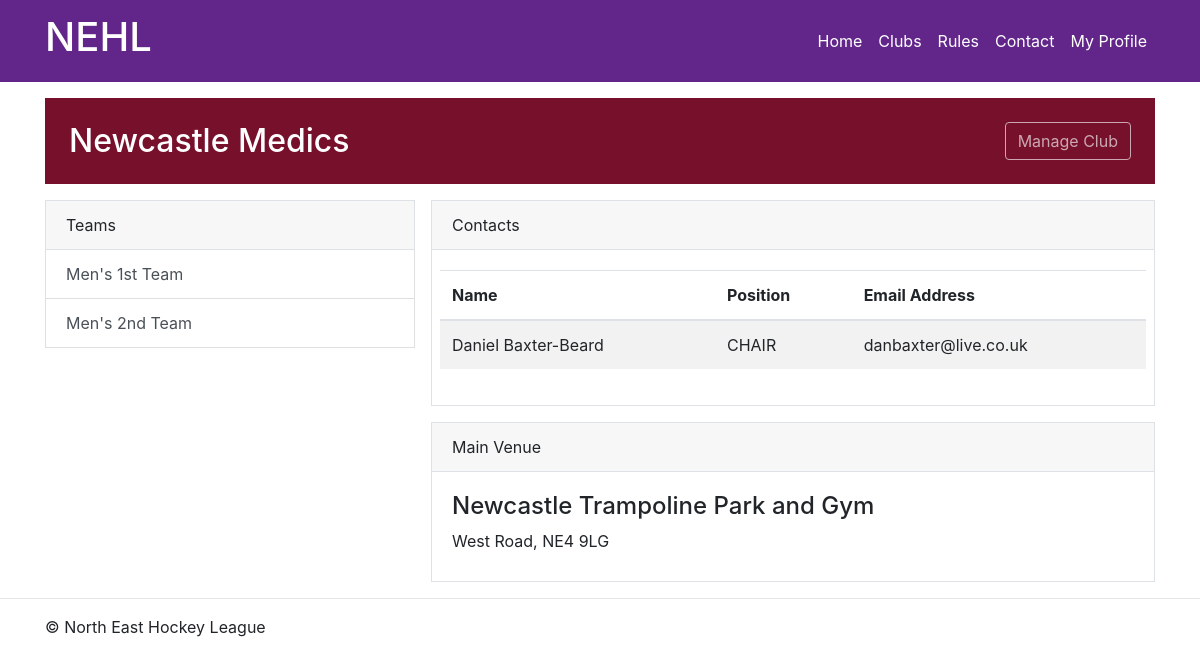
Page /clubs/1/ (signed in) on the committed database.
### clubs/models.py (models this page shows, shortened)
class Club(models.Model):
    name = models.CharField(max_length=30)
    short_name = models.CharField(max_length=6, null=True)
    primary_colour = models.CharField(max_length=7)
    secondary_colour = models.CharField(max_length=7)
    venues = models.ManyToManyField('fixtures.Venue',
                                    through='fixtures.VenueUseType')
    main_venue = models.ForeignKey('fixtures.Venue',
                                   on_delete=models.SET_NULL,
                                   related_name='main_club',
                                   null=True)
    management = models.ManyToManyField('Member',
                                        related_name='management_position',
                                        through='ClubManagementPosition')

class ClubManagementPosition(models.Model):
    club = models.ForeignKey('Club', on_delete=models.CASCADE)
    holder = models.ForeignKey('Member', on_delete=models.CASCADE)
    type = models.CharField(max_length=30, choices=POSITION_TYPE_CHOICES)

class Member(models.Model):
    date_of_birth = models.DateField()
    registration_date = models.DateField()
    club = models.ForeignKey(Club, on_delete=models.SET_NULL, null=True, related_name='members')
    user = models.OneToOneField(settings.AUTH_USER_MODEL, on_delete=models.SET_NULL, null=True)

### teams/models.py (models this page shows, shortened)
class Team(models.Model):
    name = models.CharField(max_length=30)
    short_name = models.CharField(max_length=5, null=True)
    club = models.ForeignKey('clubs.Club', on_delete=models.CASCADE)
    squad = models.ManyToManyField('clubs.Member', related_name='squads')

### fixtures/models.py (models this page shows, shortened)
class Venue(models.Model):
    name = models.CharField(max_length=50)
    street_name = models.CharField(max_length=50, default='')
    postcode = models.CharField(max_length=10)

### clubs/views.py (the view)
# urls.py: path('<int:club_id>/', views.detail, name='detail'),
def detail(request, club_id):
    club = get_object_or_404(Club, pk=club_id)
    can_manage_club = False
    user = request.user
    if user.is_authenticated:
        try:
            if user.member is not None:
                for position in user.member.management_position.all():
                    if user.member.club_id == club.id:
                        can_manage_club = True
        except:
            pass
    return render(request, 'clubs/detail.html',
                  {'club': club, 'can_manage': can_manage_club})

### clubs/templates/clubs/detail.html (shortened to what this page needs)
{% extends 'nehlwebsite/base.html' %}
{% load static %}
{% block css %}
    <link rel="stylesheet" type="text/css" href="{% static 'clubs/style.css' %}">
{% endblock %}
{% block content %}
    <div class="container">
        <div class="card text-white py-2 pl-3 mt-3 rounded-0 border-0 club-colour-background">
            <div class="row">
                <div class="col">
                    <h2 class="card-title m-0 ml-md-2 my-3 club-secondary-colour-text">{{ club.name }}</h2>
                </div>
                {% if user.is_authenticated %}
                    {% if can_manage %}
                        <div class="col d-flex justify-content-end align-items-center">
                            <a href="{% url 'clubs:manage' club.id %}" role="button" class="btn btn-outline-light mr-4">Manage Club</a>
                        </div>
                    {% else %}
                        <div class="col d-flex justify-content-end align-items-center">
                            <span class="d-inline-block" tabindex="0" data-toggle="tooltip"
                                  title="You do not have permission to manage this club.">
                                <a href="#" role="button" class="btn btn-outline-light mr-4 disabled" disabled>Manage Club</a>
                            </span>
                        </div>
                    {% endif %}
                {% endif %}
            </div>
        </div>
        <div class="row m-0 p-0 pt-3 justify-content-end">
            <div class="col-12 col-sm-4 m-0 p-0 h-100">
                <div class="card rounded-0 p-0 m-0 border-0">
                    <div class="card-header border rounded-0">
                        Teams
                    </div>
                    <div class="list-group rounded-0">
                        {% for team in club.team_set.all %}
                            <a href="{% url 'teams:detail' team.id %}"
                               class="rounded-0 list-group-item list-group-item-action">
                                {{ team.name }}
                            </a>
                        {% endfor %}
                    </div>
                </div>
            </div>
            {% if user.is_authenticated %}
                <div class="col-sm-8 pr-0 mx-0 pt-3 pl-0 pt-sm-0 pl-sm-3 mb-3">
                    {% if club.management %}
                        <div class="card rounded-0 p-0 m-0 border-0">
                            <div class="card-header border rounded-0">
                                Contacts
                            </div>
                            <div class="card-body border border-top-0 px-0 px-sm-2">
                                <table class="table table-striped table-responsive-md">
                                    <thead>
                                    <tr>
                                        <th scope="col">Name</th>
                                        <th scope="col">Position</th>
                                        <th scope="col">Email Address</th>
                                    </tr>
                                    </thead>
                                    <tbody>
                                        {% for position in club.clubmanagementposition_set.all %}
                                            <tr>
                                                <td>{{ position.holder.user.first_name }} {{ position.holder.user.last_name }}</td>
                                                <td>{{ position.type }}</td>
                                                <td>{{ position.holder.user.email }}</td>
                                            </tr>
                                        {% endfor %}
                                    </tbody>
                                </table>
                            </div>
                        </div>
                    {% endif %}
                </div>
            {% endif %}
            <div class="col-sm-8 pr-0 mx-0 pt-3 pl-0 pt-sm-0 pl-sm-3">
                {% if club.main_venue %}
                    <div class="card rounded-0 p-0 m-0 border-0">
                        <div class="card-header border rounded-0">
                            Main Venue
                        </div>
                        <div class="card-body border border-top-0">
                            <h4>{{ club.main_venue.name }}</h4>
                            <address class="my-2">
                                {{ club.main_venue.street_name }},
                                {{ club.main_venue.postcode }}
                            </address>
                        </div>
                    </div>
                {% endif %}
            </div>
        </div>
    </div>
{% endblock %}

### rows in the picture
Club: name "Newcastle Medics", main_venue.name "Newcastle Trampoline Park and Gym", main_venue.street_name "West Road", main_venue.postcode "NE4 9LG"
Team: name "Men's 1st Team"
Team: name "Men's 2nd Team"
ClubManagementPosition: holder.user.first_name "Daniel", holder.user.last_name "Baxter-Beard", type "CHAIR", holder.user.email "danbaxter@live.co.uk"
